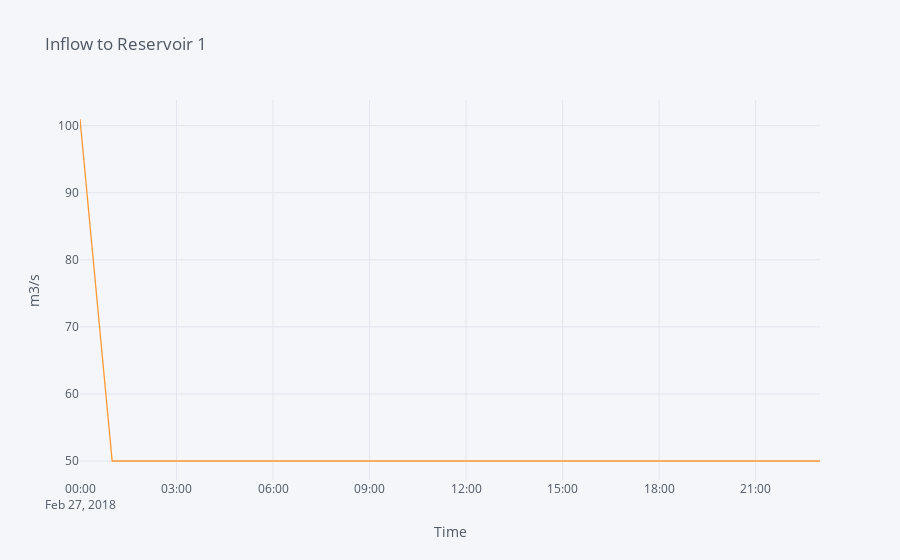

Write notebook code for a chart like this one.
### Markdown cell above
Which in many cases also can be useful to plot

### Code cell
# Plotting the inflow to Reservoir 1
shop.model.reservoir.Reservoir1.inflow.get().iplot(title="Inflow to Reservoir 1",xaxis_title="Time", yaxis_title="m3/s")

### Figure 1 — Plotly figure (JSON) as saved in the notebook; plotly's stock layout.template omitted (floating-point values rounded to 4 significant figures)
{"data": [{"line": {"color": "rgba(255, 153, 51, 1.0)", "dash": "solid", "shape": "linear", "width": 1.3}, "mode": "lines", "name": "inflow", "text": "", "type": "scatter", "x": ["2018-02-27 00:00:00", "2018-02-27 01:00:00", "2018-02-27 02:00:00", "2018-02-27 03:00:00", "2018-02-27 04:00:00", "2018-02-27 05:00:00", "2018-02-27 06:00:00", "2018-02-27 07:00:00", "2018-02-27 08:00:00", "2018-02-27 09:00:00", "2018-02-27 10:00:00", "2018-02-27 11:00:00", "2018-02-27 12:00:00", "2018-02-27 13:00:00", "2018-02-27 14:00:00", "2018-02-27 15:00:00", "2018-02-27 16:00:00", "2018-02-27 17:00:00", "2018-02-27 18:00:00", "2018-02-27 19:00:00", "2018-02-27 20:00:00", "2018-02-27 21:00:00", "2018-02-27 22:00:00", "2018-02-27 23:00:00"], "y": [101, 50, 50, 50, 50, 50, 50, 50, 50, 50, 50, 50, 50, 50, 50, 50, 50, 50, 50, 50, 50, 50, 50, 50]}], "layout": {"autosize": true, "legend": {"bgcolor": "#F5F6F9", "font": {"color": "#4D5663"}}, "paper_bgcolor": "#F5F6F9", "plot_bgcolor": "#F5F6F9", "title": {"font": {"color": "#4D5663"}, "text": "Inflow to Reservoir 1"}, "xaxis": {"autorange": true, "gridcolor": "#E1E5ED", "range": ["2018-02-27", "2018-02-27 23:00"], "showgrid": true, "tickfont": {"color": "#4D5663"}, "title": {"font": {"color": "#4D5663"}, "text": "Time"}, "type": "date", "zerolinecolor": "#E1E5ED"}, "yaxis": {"autorange": true, "gridcolor": "#E1E5ED", "range": [47.17, 103.8], "showgrid": true, "tickfont": {"color": "#4D5663"}, "title": {"font": {"color": "#4D5663"}, "text": "m3/s"}, "type": "linear", "zerolinecolor": "#E1E5ED"}}}
